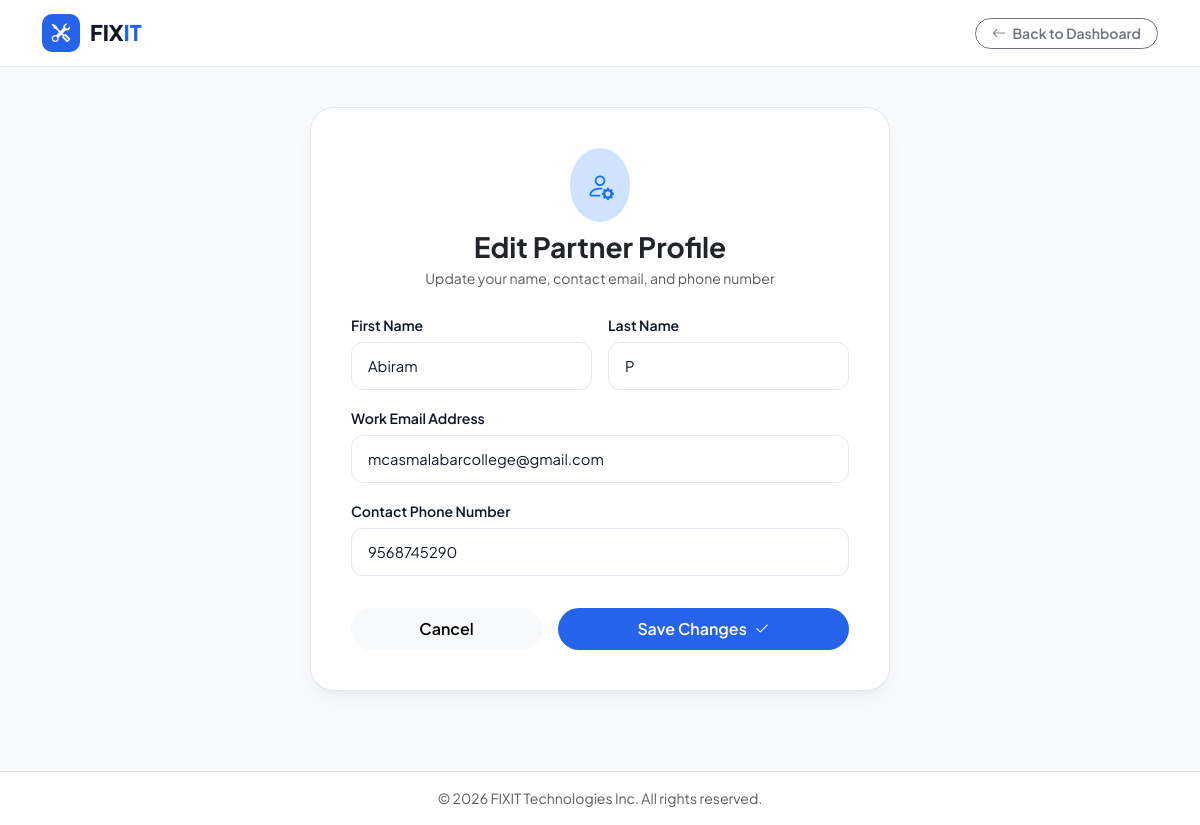
Page /worker/edit/60/ on the committed database.
### mainapp/models.py (models this page shows, shortened)
class Worker(models.Model):
    TITLE_CHOICES = [
        ('Mr', 'Mr.'),
        ('Ms', 'Ms.'),
    ]
    STATUS_CHOICES = [
        ('pending', 'Pending'),
        ('approved', 'Approved'),
        ('rejected', 'Rejected'),
    ]
    title = models.CharField(max_length=10, choices=TITLE_CHOICES, default='Mr')
    first_name = models.CharField(max_length=100)
    last_name = models.CharField(max_length=100)
    email = models.EmailField(max_length=100, unique=True)
    password = models.CharField(max_length=255)  # Hashed password storage
    gender = models.CharField(max_length=10, choices=[('Male', 'Male'), ('Female', 'Female')])
    phone = models.CharField(max_length=15)
    profession = models.TextField()
    experience = models.TextField()
    amount = models.TextField()
    status = models.BooleanField(default=True, )  # Worker availability
    is_approved = models.BooleanField(default=False)  # New field

### mainapp/views.py (the view, shortened to what this page needs)
# urls.py: path('worker/edit/<int:worker_id>/', edit_worker_profile, name='edit_worker_profile'),
def edit_worker_profile(request, worker_id):
    worker = get_object_or_404(Worker, id=worker_id)
    return render(request, 'edit_worker_profile.html', {'worker': worker})

### mainapp/templates/edit_worker_profile.html (shortened to what this page needs)
{% load static %}
<!DOCTYPE html>
<html lang="en">
<head>
{% load static %}
<!DOCTYPE html>
<html lang="en">
<head>
    <link href="https://cdn.jsdelivr.net/npm/bootstrap@5.3.3/dist/css/bootstrap.min.css" rel="stylesheet">
    <link rel="stylesheet" href="https://cdnjs.cloudflare.com/ajax/libs/bootstrap-icons/1.11.3/font/bootstrap-icons.min.css">
</head>
<body>
    <nav class="dash-navbar">
        <div class="container">
            <div class="d-flex align-items-center justify-content-between">
                <a class="brand-logo-wrap" href="{% url 'worker_dashboard' %}">
                    <div class="brand-icon-box"><i class="bi bi-tools"></i></div>
                    <h1 class="brand-name">FIX<span>IT</span></h1>
                </a>
                <a href="{% url 'worker_dashboard' %}" class="btn btn-outline-secondary btn-sm rounded-pill px-3 fw-semibold">
                    <i class="bi bi-arrow-left me-1"></i> Back to Dashboard
                </a>
            </div>
        </div>
    </nav>
    <main class="edit-page-content">
        <div class="edit-card">
            <div class="text-center mb-4">
                <div class="d-inline-flex p-3 rounded-circle bg-primary-subtle text-primary mb-2">
                    <i class="bi bi-person-gear fs-3"></i>
                </div>
                <h2 class="fw-bold fs-3 mb-1 text-dark">Edit Partner Profile</h2>
                <p class="text-muted small">Update your name, contact email, and phone number</p>
            </div>
            <form method="POST">
                <div class="row g-3">
                    <div class="col-md-6">
                        <label for="first_name" class="form-label-clean">First Name</label>
                        <input type="text" class="form-control-clean" id="first_name" name="first_name" value="{{ worker.first_name }}" required>
                    </div>
                    <div class="col-md-6">
                        <label for="last_name" class="form-label-clean">Last Name</label>
                        <input type="text" class="form-control-clean" id="last_name" name="last_name" value="{{ worker.last_name }}" required>
                    </div>
                    <div class="col-12">
                        <label for="email" class="form-label-clean">Work Email Address</label>
                        <input type="email" class="form-control-clean" id="email" name="email" value="{{ worker.email }}" required>
                    </div>
                    <div class="col-12">
                        <label for="phone" class="form-label-clean">Contact Phone Number</label>
                        <input type="text" class="form-control-clean" id="phone" name="phone" value="{{ worker.phone }}" required>
                    </div>
                </div>
                <div class="d-flex gap-3 mt-4 pt-2">
                    <a href="{% url 'worker_dashboard' %}" class="btn btn-light flex-grow-1 rounded-pill fw-semibold py-2">
                        Cancel
                    </a>
                    <button type="submit" class="btn btn-save flex-grow-1 py-2">
                        Save Changes <i class="bi bi-check2 ms-1"></i>
                    </button>
                </div>
            </form>
        </div>
    </main>
    <footer class="border-top py-3 text-center text-muted small bg-white mt-auto">
        © 2026 FIXIT Technologies Inc. All rights reserved.
    </footer>
</body>
</html>

### mainapp/templates/edit_worker_profile.html (style rules this page uses)
:root { --bg-page: #f8fafc; --bg-card: #ffffff; --text-heading: #0f172a; --text-body: #334155; --text-muted: #64748b; --primary: #2563eb; --primary-hover: #1d4ed8; --primary-soft: #eff6ff; --border-color: #e2e8f0; --shadow-sm: 0 1px 3px rgba(15, 23, 42, 0.04), 0 1px 2px rgba(15, 23, 42, 0.02); --shadow-md: 0 4px 6px -1px rgba(15, 23, 42, 0.05), 0 2px 4px -2px rgba(15, 23, 42, 0.03); --shadow-lg: 0 10px 25px -5px rgba(15, 23, 42, 0.06), 0 8px 10px -6px rgba(15, 23, 42, 0.03); --radius-md: 12px; --radius-lg: 16px; --radius-xl: 24px; --transition: all 0.2s cubic-bezier(0.16, 1, 0.3, 1); }
html { scroll-behavior: smooth; }
body { background-color: var(--bg-page); color: var(--text-body); font-family: 'Plus Jakarta Sans', 'Inter', sans-serif; min-height: 100vh; display: flex; flex-direction: column; }
.dash-navbar { background: rgba(255, 255, 255, 0.92); backdrop-filter: blur(12px); border-bottom: 1px solid var(--border-color); padding: 14px 0; position: sticky; top: 0; z-index: 1030; }
.brand-logo-wrap { display: inline-flex; align-items: center; gap: 10px; text-decoration: none; }
.brand-icon-box { width: 38px; height: 38px; background: var(--primary); color: #ffffff; border-radius: 10px; display: flex; align-items: center; justify-content: center; font-size: 1.15rem; }
.brand-name { font-size: 1.35rem; font-weight: 800; color: var(--text-heading); margin: 0; }
.brand-name span { color: var(--primary); }
.edit-page-content { padding: 40px 20px 80px; flex: 1; display: flex; align-items: center; justify-content: center; }
.edit-card { background: var(--bg-card); border: 1px solid var(--border-color); border-radius: var(--radius-xl); padding: 40px; width: 100%; max-width: 580px; box-shadow: var(--shadow-lg); }
.form-label-clean { font-weight: 600; color: var(--text-heading); font-size: 0.88rem; margin-bottom: 6px; }
.form-control-clean { background: #ffffff; border: 1px solid var(--border-color); border-radius: var(--radius-md); padding: 12px 16px; font-size: 0.92rem; color: var(--text-heading); transition: var(--transition); width: 100%; }
.btn-save { background: var(--primary); color: #ffffff; font-weight: 600; padding: 12px 24px; border-radius: 50px; border: none; transition: var(--transition); }

### rows in the picture
Worker: first_name "Abiram", last_name "P", email "mcasmalabarcollege@gmail.com", phone "9568745290"
